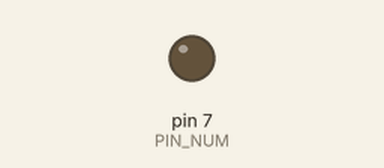
Bench run of a program on a simulated Raspberry Pi (header pin numbers). Shown: output pins drawn as LEDs (lit = HIGH).

Above: at 0.05 s.
At 0.95 s:
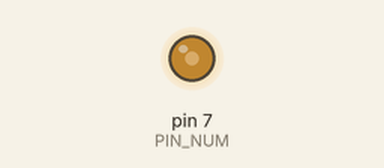
At 1.85 s:
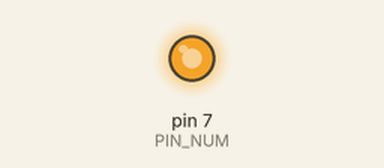
At 3.7 s:
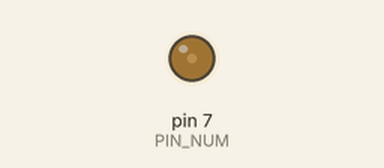
Timing chart, 0 to 5.2 s (numbered marks = the images above):
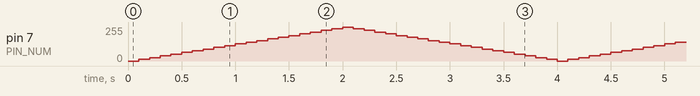

The program:

pwm_m2z.py
```python
#Created by Roxas
#https://github.com/TuryRx/Banana-pi-m2-zero-GPIO

#Nota: Solo se puede utilizar el pin fisico 7 para pwm

import RPi.GPIO as GPIO
import time

PIN_NUM = 7
GPIO.setmode(GPIO.BOARD)
GPIO.setup(PIN_NUM,GPIO.OUT)

frequency = 60
p = GPIO.PWM(PIN_NUM,frequency)
p.start(0)

try:
    while True:
        for dutyCycle in range(0,100,5):
            p.ChangeDutyCycle(dutyCycle)
            time.sleep(0.1)
        for dutyCycle in range(100,0,-5):
            p.ChangeDutyCycle(dutyCycle)
            time.sleep(0.1)
except KeyboardInterrupt:
    pass

p.stop()
GPIO.cleanup()
```
